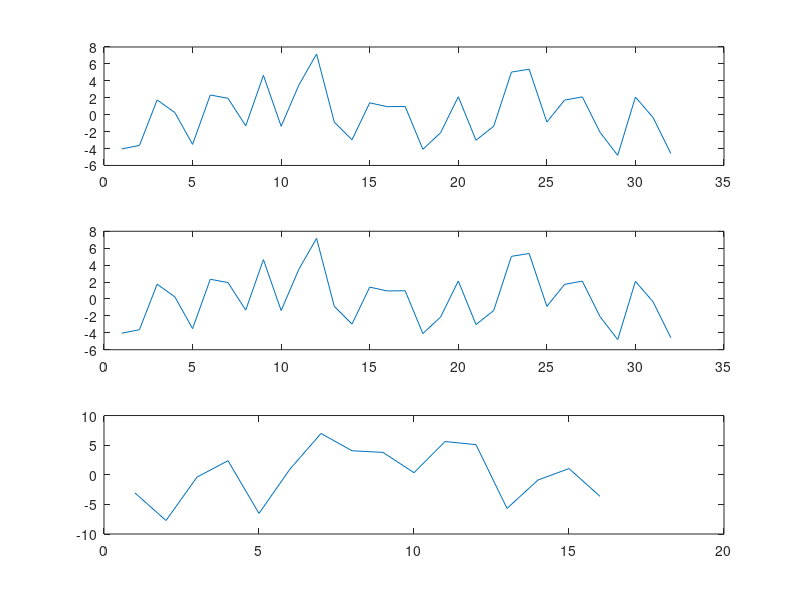

MATLAB code for this plot:
M=16;
x=randn(1,M);
x=[x 0 x(M:-1:2)];
X=toeplitz(x);
y=randn(1,M);
y=[y zeros(size(y))];

figure

subplot(311);plot(X*y.');
subplot(312);plot(real(ifft(fft(x).*fft(y))))
subplot(313);plot(cconv(x,y,M))
